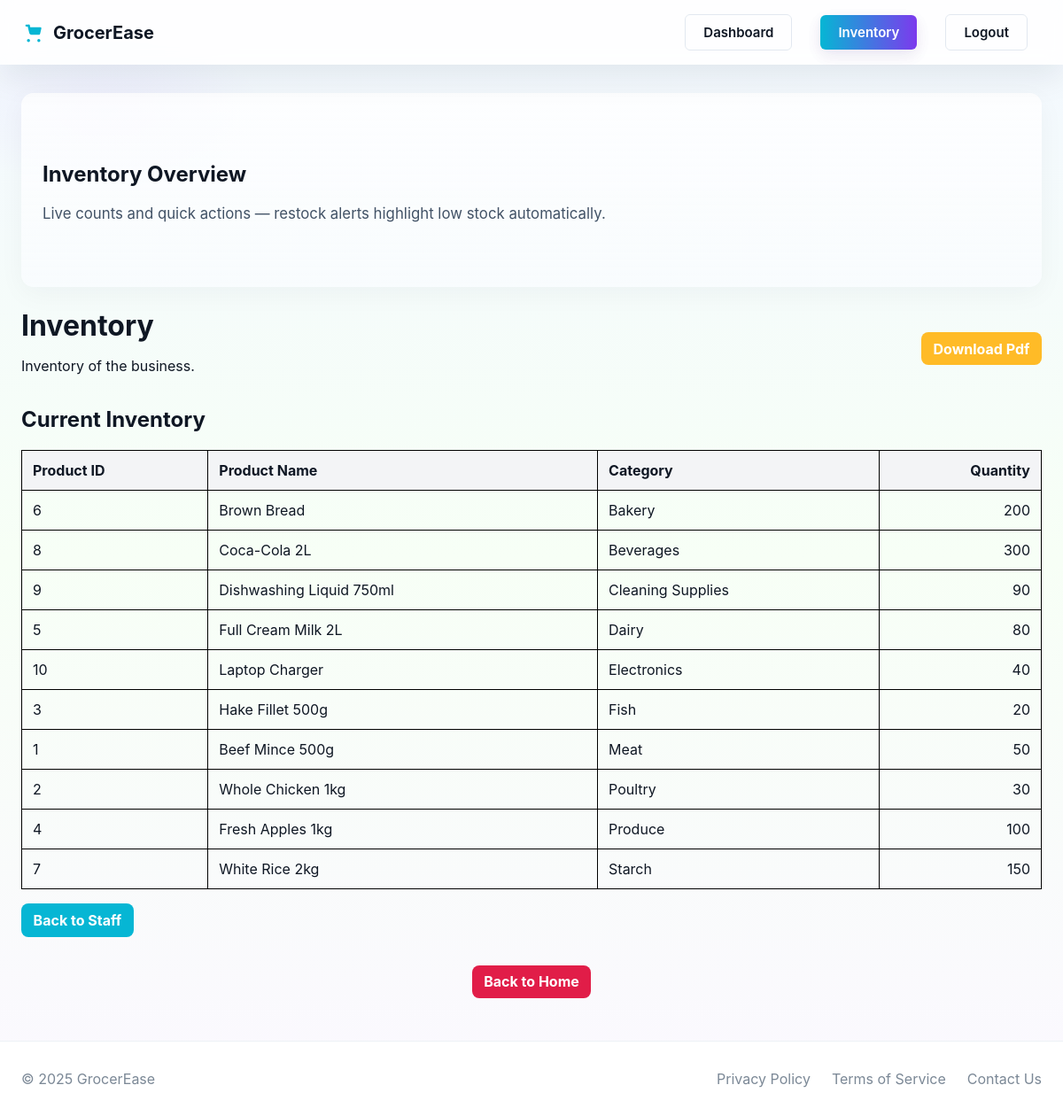
The page /inventory on the database as committed earlier.
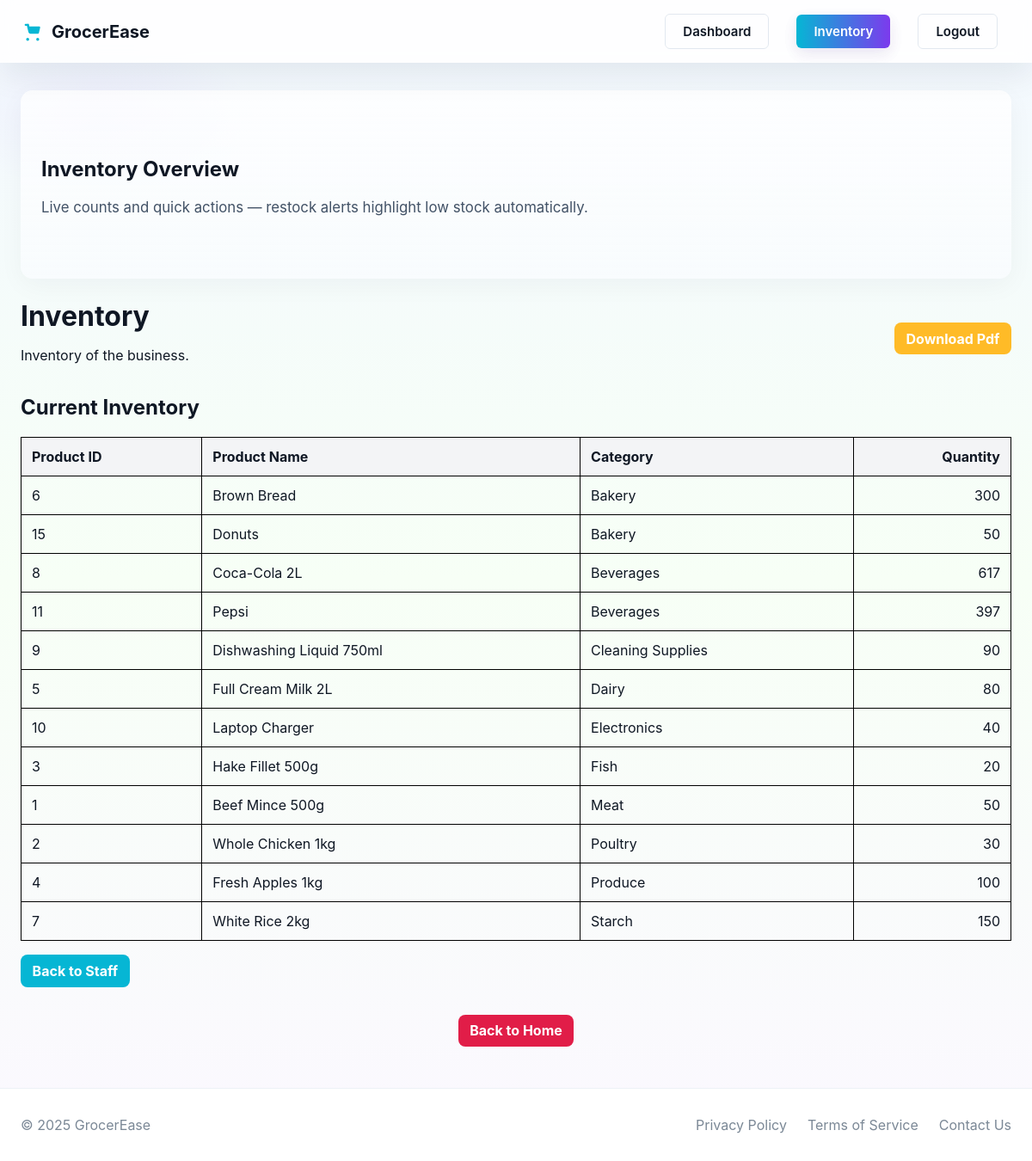
The same page on the database as committed later.
### tables this page shows
CREATE TABLE new_product (
    product_id INTEGER PRIMARY KEY,
    product_name TEXT,
    min_qty INTEGER,
    max_qty INTEGER,
    category_id INTEGER REFERENCES categories (category_id),
    staff_id INTEGER REFERENCES staff (staff_id)
);

### final.py (the view)
@app.route('/inventory')
def inventory():
    conn = sqlite3.connect('newdata.db')
    cursor = conn.cursor()
    cursor.execute('''
        SELECT
            np.product_id,
            np.product_name,
            c.category_name,
            IFNULL(SUM(ui.quantity), 0) as quantity
        FROM new_product np
        LEFT JOIN categories c ON np.category_id = c.category_id
        LEFT JOIN update_inventory ui ON np.product_id = ui.product_id
        GROUP BY np.product_id, np.product_name, c.category_name
        ORDER BY c.category_name, np.product_name
    ''')
    products = cursor.fetchall()
    conn.close()
    return render_template('inventory.html', products=products)

### Templates/inventory.html (shortened to what this page needs)
<!DOCTYPE html>
<html lang="en">
<head>
    <link rel="stylesheet" href="{{ url_for('serve_root_styles') }}">
</head>
<body>
    <header class="site-header">
        <div class="header-container">
            <a href="{{ url_for('home') }}" class="logo">
                <span class="logo-text">GrocerEase</span>
            </a>
            <nav class="nav-buttons">
                <a href="{{ url_for('staff') }}" class="nav-btn nav-btn--secondary">Dashboard</a>
                <a href="{{ url_for('inventory') }}" class="nav-btn nav-btn--primary">Inventory</a>
                <a href="{{ url_for('home') }}" class="nav-btn nav-btn--secondary">Logout</a>
            </nav>
        </div>
    </header>
    <main>
        <section class="page-hero">
            <div class="hero-content">
                <div class="hero-copy">
                    <h1>Inventory Overview</h1>
                    <p class="lead">Live counts and quick actions — restock alerts highlight low stock automatically.</p>
                </div>
                <div class="hero-illustration" aria-hidden="true">
                    <svg viewBox="0 0 140 90" xmlns="http://www.w3.org/2000/svg" role="img"></svg>
                </div>
            </div>
        </section>
        <div class="inventory-header">
            <div class="inventory-title">
                <h1>Inventory</h1>
                <p>Inventory of the business.</p>
            </div>
            <div class="inventory-actions">
                <a class="btn btn--info" href="/download_inventory_pdf">Download Pdf</a>
            </div>
        </div>
        <section>
            <h2>Current Inventory</h2>
            <div class="inventory-table">
                <table style="width:100%; border-collapse: collapse; margin-top: 20px;">
                    <thead>
                        <tr style="background-color: #f3f4f6;">
                            <th style="padding: 12px; text-align: left; border: 1px solid #000000;">Product ID</th>
                            <th style="padding: 12px; text-align: left; border: 1px solid #000000;">Product Name</th>
                            <th style="padding: 12px; text-align: left; border: 1px solid #000000;">Category</th>
                            <th style="padding: 12px; text-align: right; border: 1px solid #000000;">Quantity</th>
                        </tr>
                    </thead>
                    <tbody>
                        {% if products %}
                            {% for product in products %}
                            <tr>
                                <td style="padding: 12px; border: 1px solid #000000;">{{ product[0] }}</td>
                                <td style="padding: 12px; border: 1px solid #000000;">{{ product[1] }}</td>
                                <td style="padding: 12px; border: 1px solid #000000;">{{ product[2] }}</td>
                                <td style="padding: 12px; text-align: right; border: 1px solid #000000;">{{ product[3] }}</td>
                            </tr>
                            {% endfor %}
                        {% else %}
                            <tr>
                                <td colspan="4" style="padding: 12px; text-align: center; border: 1px solid #000000;">No products found in inventory</td>
                            </tr>
                        {% endif %}
                    </tbody>
                </table>
            </div>
        </section>
        <section>
            <p><a class="btn btn--inventory" href="{{ url_for('staff') }}">Back to Staff</a></p>
        </section>
    </main>
    <div class="back-to-home">
        <a class="btn btn--danger" href="{{ url_for('home') }}">Back to Home</a>
    </div>
    <footer>
        <div class="footer-content">
            <p class="copyright">&copy; 2025 GrocerEase</p>
            <div class="footer-links">
                <a href="privacy-policy.html">Privacy Policy</a>
                <a href="terms-of-service.html">Terms of Service</a>
                <a href="contact.html">Contact Us</a>
            </div>
        </div>
    </footer>
</body>
</html>

Rows that differ between the two databases and show on the page:
computed for new_product "Brown Bread": product "200" → "300"
added new_product: product_id "15", product_name "Donuts", product "Bakery", product "50"
computed for new_product "Coca-Cola 2L": max_qty "300" → "617"
added new_product: product_id "11", product_name "Pepsi", product "Beverages", product "397"
